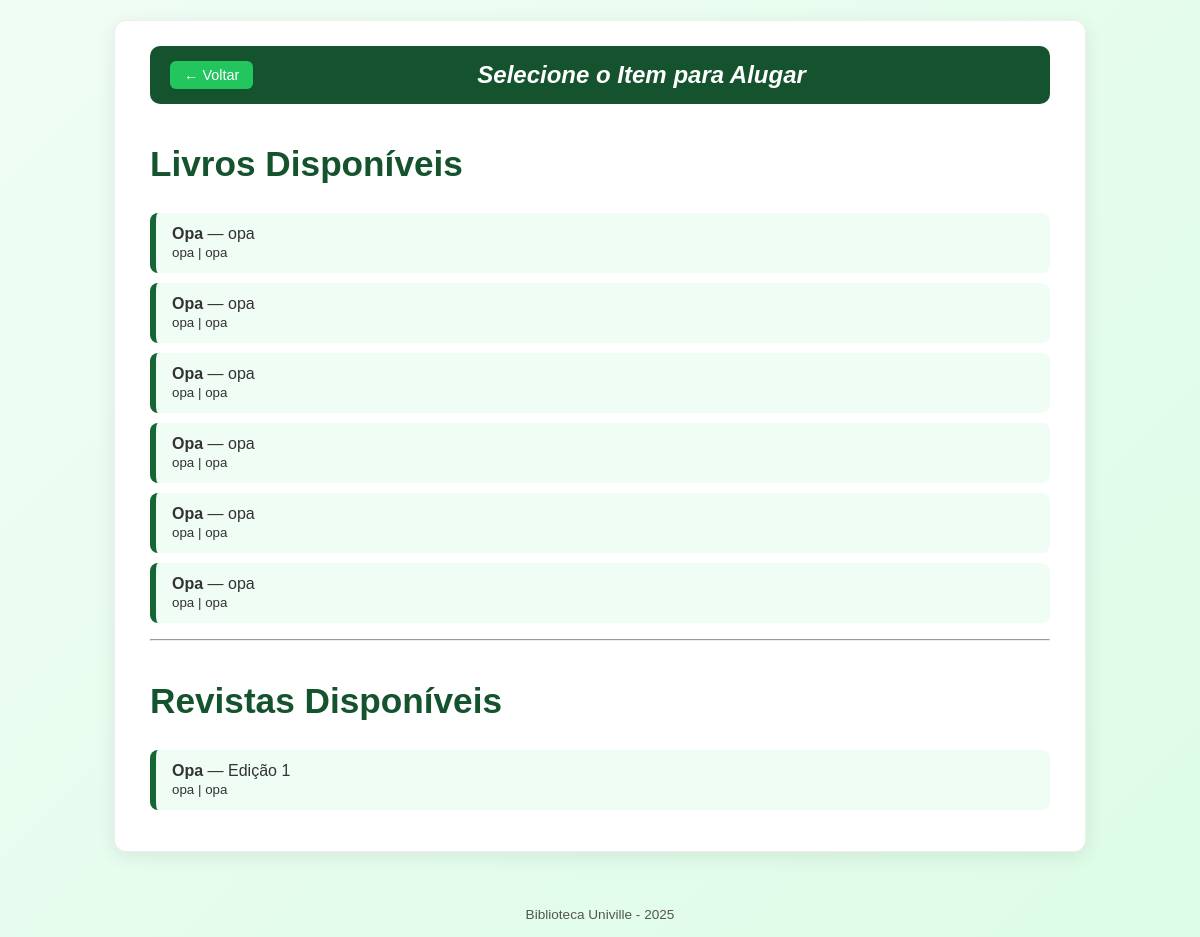
Page /locacao on the earlier database version.
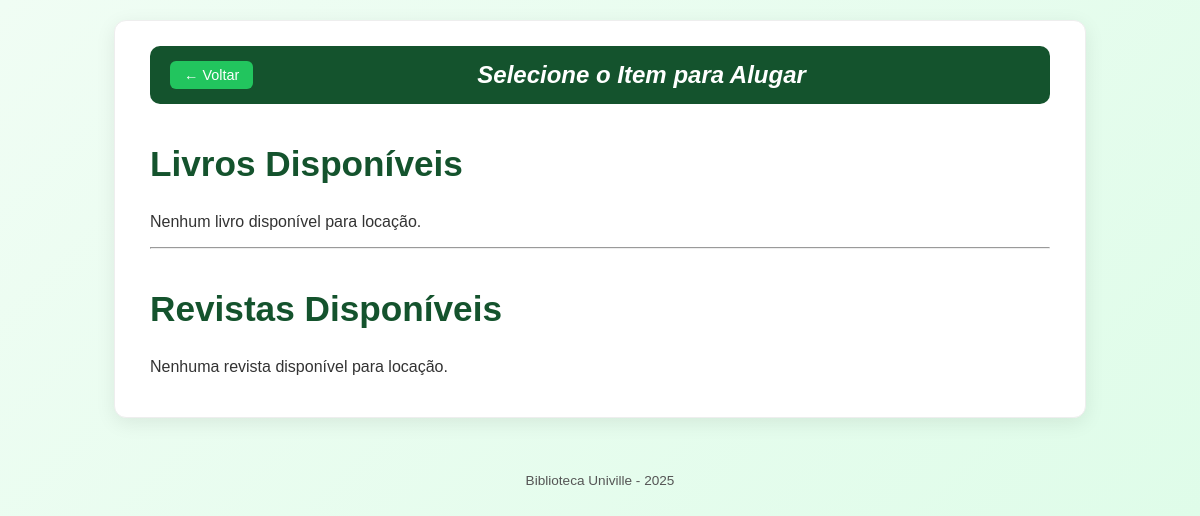
Same page on the later database version.
### database.py (models this page shows, shortened)
class Material(db.Model):
    __tablename__ = 'acervo'
    id = db.Column(db.Integer, primary_key=True)
    tipo = db.Column(db.String(50))   # 'Livro' ou 'Revista'
    titulo = db.Column(db.String(200), nullable=False)
    categoria = db.Column(db.String(100))
    editora = db.Column(db.String(100))
    autor = db.Column(db.String(100))
    edicao = db.Column(db.Integer)
    disponivel = db.Column(db.Boolean, default=True)
    emprestimos = db.relationship("Emprestimo", back_populates="material")

### app/routes.py (the view)
@bp.route('/locacao')
def locacao():
    materiais_disponiveis = db.session.execute(
        db.select(Material).filter_by(disponivel=True)
    ).scalars().all()
    livros = [m for m in materiais_disponiveis if m.tipo == 'Livro']
    revistas = [m for m in materiais_disponiveis if m.tipo == 'Revista']
    return render_template('locacao.html', livros=livros, revistas=revistas)

### app/templates/locacao.html (shortened to what this page needs)
<!DOCTYPE html>
<html lang="pt-BR">
<head>
    <link rel="stylesheet" href="{{ url_for('static', filename='locacao.css') }}">
</head>
<body id="corpo">
    <div class="container">
        <nav id="menu">
            <div class="menu-topo">
                <a href="{{ url_for('main.index') }}" id="botaoVoltar">← Voltar</a>
                <h1 id="titulo">Selecione o Item para Alugar</h1>
            </div>
        </nav>
        <h2 id="cabecalhoLivros">Livros Disponíveis</h2>
        {% if livros %}
            <ul>
                {% for livro in livros %}
                    <li>
                        <a href="{{ url_for('main.locacao_selecionar_cliente', material_id=livro.id) }}">
                            <strong>{{ livro.titulo }}</strong> — {{ livro.autor }}
                            <br>
                            <small>{{ livro.categoria }} | {{ livro.editora }}</small>
                        </a>
                    </li>
                {% endfor %}
            </ul>
        {% else %}
            <p>Nenhum livro disponível para locação.</p>
        {% endif %}
        <hr>
        <h2 id="cabecalhoRevistas">Revistas Disponíveis</h2>
        {% if revistas %}
            <ul>
                {% for revista in revistas %}
                    <li>
                        <a href="{{ url_for('main.locacao_selecionar_cliente', material_id=revista.id) }}">
                            <strong>{{ revista.titulo }}</strong> — Edição {{ revista.edicao }}
                            <br>
                            <small>{{ revista.categoria }} | {{ revista.editora }}</small>
                        </a>
                    </li>
                {% endfor %}
            </ul>
        {% else %}
            <p>Nenhuma revista disponível para locação.</p>
        {% endif %}
    </div>
    <footer id="rodape">Biblioteca Univille - 2025</footer>
</body>
</html>

Differences in the rows shown:
removed Material: titulo "Opa", autor "opa", categoria "opa", editora "opa", shown under "Livros Disponíveis"
removed Material: titulo "Opa", autor "opa", categoria "opa", editora "opa", shown under "Livros Disponíveis"
removed Material: titulo "Opa", autor "opa", categoria "opa", editora "opa", shown under "Livros Disponíveis"
removed Material: titulo "Opa", autor "opa", categoria "opa", editora "opa", shown under "Livros Disponíveis"
removed Material: titulo "Opa", autor "opa", categoria "opa", editora "opa", shown under "Livros Disponíveis"
removed Material: titulo "Opa", autor "opa", categoria "opa", editora "opa", shown under "Livros Disponíveis"
removed Material: titulo "Opa", edicao "1", categoria "opa", editora "opa", shown under "Revistas Disponíveis"
Other differences:
text now shown: "Nenhum livro disponível para locação. Nenhuma revista disponível para locação."
